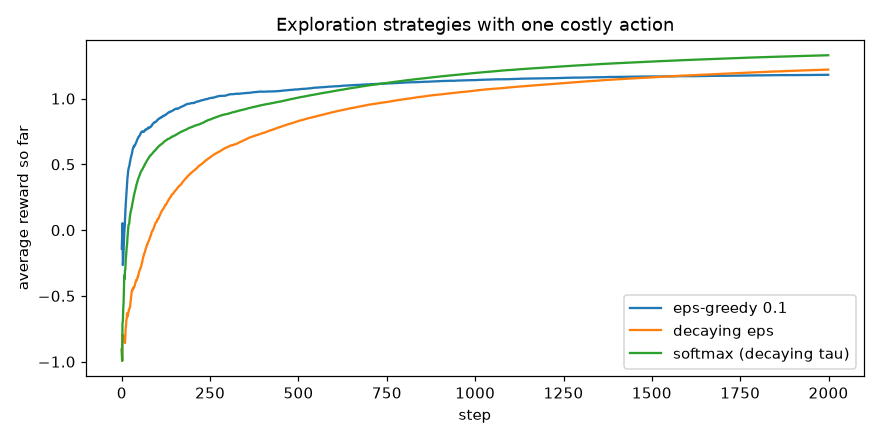

Recreate this plot in Python.
"""Exploration strategies: action probabilities under epsilon-greedy and softmax, then a learning comparison."""
import numpy as np
import matplotlib.pyplot as plt

Q = np.array([5.0, 4.5, 1.0, -20.0])                 # estimated values of 4 actions
def eps_greedy_probs(Q, eps):
    p = np.full(len(Q), eps / len(Q)); p[np.argmax(Q)] += 1 - eps; return p
def softmax_probs(Q, tau):
    z = (Q - Q.max()) / tau                          # subtract max for numerical stability
    e = np.exp(z); return e / e.sum()

print("action values:      ", Q)
print("eps-greedy (0.2):   ", eps_greedy_probs(Q, .2).round(3), "<- the -20 action still gets 5%")
for tau in [10, 2, 0.5, 0.1]:
    print(f"softmax (tau={tau:<4}): ", softmax_probs(Q, tau).round(3))

# Learning comparison on a 10-armed bandit with one disastrous arm
rng_master = np.random.default_rng(0)
def run(strategy, T=2000, seed=0):
    rng = np.random.default_rng(seed)
    means = rng.normal(0, 1, 10); means[3] = -10           # one very costly action
    Qh, N, total = np.zeros(10), np.zeros(10), np.zeros(T)
    for t in range(T):
        if strategy == "eps-greedy 0.1":
            a = rng.integers(10) if rng.random() < .1 else int(np.argmax(Qh))
        elif strategy == "decaying eps":
            a = rng.integers(10) if rng.random() < max(.01, 1 / (1 + t / 50)) else int(np.argmax(Qh))
        else:
            tau = max(.05, 1.0 * .998 ** t)                 # temperature decays from 1.0
            a = rng.choice(10, p=softmax_probs(Qh, tau))
        r = rng.normal(means[a], 1)
        N[a] += 1; Qh[a] += (r - Qh[a]) / N[a]; total[t] = r
    return total.cumsum() / np.arange(1, T + 1), N[3]

plt.figure(figsize=(8, 4))
for s in ["eps-greedy 0.1", "decaying eps", "softmax (decaying tau)"]:
    res = [run(s, seed=k) for k in range(100)]
    curve = np.mean([r[0] for r in res], axis=0); bad = np.mean([r[1] for r in res])
    print(f"{s:<23} average reward {curve[-1]:.3f} | pulls of the disastrous arm: {bad:.0f}")
    plt.plot(curve, label=s)
plt.xlabel("step"); plt.ylabel("average reward so far"); plt.title("Exploration strategies with one costly action")
plt.legend(); plt.tight_layout(); plt.savefig("session-11_exploration.png", dpi=110); plt.show()
